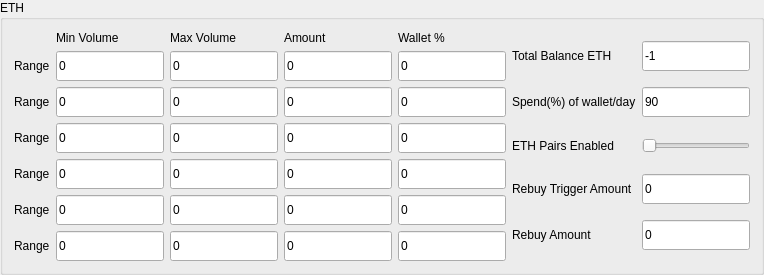
        <widget class="QGroupBox" name="groupBox_7">
         <property name="styleSheet">
          <string notr="true"/>
         </property>
         <property name="title">
          <string>ETH</string>
         </property>
         <layout class="QGridLayout" name="gridLayout_11">
          <item row="0" column="0">
           <layout class="QGridLayout" name="gridLayout_7">
            <item row="1" column="2">
             <widget class="QLineEdit" name="txtRangeMaxEth1">
              <property name="minimumSize">
               <size>
                <width>0</width>
                <height>30</height>
               </size>
              </property>
              <property name="styleSheet">
               <string notr="true"/>
              </property>
              <property name="text">
               <string>0</string>
              </property>
             </widget>
            </item>
            <item row="1" column="1">
             <widget class="QLineEdit" name="txtRangeMinEth1">
              <property name="minimumSize">
               <size>
                <width>0</width>
                <height>30</height>
               </size>
              </property>
              <property name="styleSheet">
               <string notr="true"/>
              </property>
              <property name="text">
               <string>0</string>
              </property>
             </widget>
            </item>
            <item row="4" column="2">
             <widget class="QLineEdit" name="txtRangeMaxEth4">
              <property name="minimumSize">
               <size>
                <width>0</width>
                <height>30</height>
               </size>
              </property>
              <property name="styleSheet">
               <string notr="true"/>
              </property>
              <property name="text">
               <string>0</string>
              </property>
             </widget>
            </item>
            <item row="3" column="0">
             <widget class="QLabel" name="label_41">
              <property name="styleSheet">
               <string notr="true"/>
              </property>
              <property name="text">
               <string>Range</string>
              </property>
             </widget>
            </item>
            <item row="2" column="1">
             <widget class="QLineEdit" name="txtRangeMinEth2">
              <property name="minimumSize">
               <size>
                <width>0</width>
                <height>30</height>
               </size>
              </property>
              <property name="styleSheet">
               <string notr="true"/>
              </property>
              <property name="text">
               <string>0</string>
              </property>
             </widget>
            </item>
            <item row="2" column="2">
             <widget class="QLineEdit" name="txtRangeMaxEth2">
              <property name="minimumSize">
               <size>
                <width>0</width>
                <height>30</height>
               </size>
              </property>
              <property name="styleSheet">
               <string notr="true"/>
              </property>
              <property name="text">
               <string>0</string>
              </property>
             </widget>
            </item>
            <item row="2" column="3">
             <widget class="QLineEdit" name="txtRangeAmountEth2">
              <property name="minimumSize">
               <size>
                <width>0</width>
                <height>30</height>
               </size>
              </property>
              <property name="styleSheet">
               <string notr="true"/>
              </property>
              <property name="text">
               <string>0</string>
              </property>
              <property name="readOnly">
               <bool>true</bool>
              </property>
             </widget>
            </item>
            <item row="3" column="1">
             <widget class="QLineEdit" name="txtRangeMinEth3">
              <property name="minimumSize">
               <size>
                <width>0</width>
                <height>30</height>
               </size>
              </property>
              <property name="styleSheet">
               <string notr="true"/>
              </property>
              <property name="text">
               <string>0</string>
              </property>
             </widget>
            </item>
            <item row="3" column="2">
             <widget class="QLineEdit" name="txtRangeMaxEth3">
              <property name="minimumSize">
               <size>
                <width>0</width>
                <height>30</height>
               </size>
              </property>
              <property name="styleSheet">
               <string notr="true"/>
              </property>
              <property name="text">
               <string>0</string>
              </property>
             </widget>
            </item>
            <item row="3" column="3">
             <widget class="QLineEdit" name="txtRangeAmountEth3">
              <property name="minimumSize">
               <size>
                <width>0</width>
                <height>30</height>
               </size>
              </property>
              <property name="styleSheet">
               <string notr="true"/>
              </property>
              <property name="text">
               <string>0</string>
              </property>
              <property name="readOnly">
               <bool>true</bool>
              </property>
             </widget>
            </item>
            <item row="4" column="3">
             <widget class="QLineEdit" name="txtRangeAmountEth4">
              <property name="minimumSize">
               <size>
                <width>0</width>
                <height>30</height>
               </size>
              </property>
              <property name="styleSheet">
               <string notr="true"/>
              </property>
              <property name="text">
               <string>0</string>
              </property>
              <property name="readOnly">
               <bool>true</bool>
              </property>
             </widget>
            </item>
            <item row="4" column="4">
             <widget class="QLineEdit" name="txtRangePercEth4">
              <property name="minimumSize">
               <size>
                <width>0</width>
                <height>30</height>
               </size>
              </property>
              <property name="styleSheet">
               <string notr="true"/>
              </property>
              <property name="text">
               <string>0</string>
              </property>
             </widget>
            </item>
            <item row="4" column="0">
             <widget class="QLabel" name="label_42">
              <property name="styleSheet">
               <string notr="true"/>
              </property>
              <property name="text">
               <string>Range</string>
              </property>
             </widget>
            </item>
            <item row="5" column="2">
             <widget class="QLineEdit" name="txtRangeMaxEth5">
              <property name="minimumSize">
               <size>
                <width>0</width>
                <height>30</height>
               </size>
              </property>
              <property name="styleSheet">
               <string notr="true"/>
              </property>
              <property name="text">
               <string>0</string>
              </property>
             </widget>
            </item>
            <item row="6" column="4">
             <widget class="QLineEdit" name="txtRangePercEth6">
              <property name="minimumSize">
               <size>
                <width>0</width>
                <height>30</height>
               </size>
              </property>
              <property name="styleSheet">
               <string notr="true"/>
              </property>
              <property name="text">
               <string>0</string>
              </property>
             </widget>
            </item>
            <item row="5" column="4">
             <widget class="QLineEdit" name="txtRangePercEth5">
              <property name="minimumSize">
               <size>
                <width>0</width>
                <height>30</height>
               </size>
              </property>
              <property name="styleSheet">
               <string notr="true"/>
              </property>
              <property name="text">
               <string>0</string>
              </property>
             </widget>
            </item>
            <item row="5" column="3">
             <widget class="QLineEdit" name="txtRangeAmountEth5">
              <property name="minimumSize">
               <size>
                <width>0</width>
                <height>30</height>
               </size>
              </property>
              <property name="styleSheet">
               <string notr="true"/>
              </property>
              <property name="text">
               <string>0</string>
              </property>
              <property name="readOnly">
               <bool>true</bool>
              </property>
             </widget>
            </item>
            <item row="6" column="3">
             <widget class="QLineEdit" name="txtRangeAmountEth6">
              <property name="minimumSize">
               <size>
                <width>0</width>
                <height>30</height>
               </size>
              </property>
              <property name="styleSheet">
               <string notr="true"/>
              </property>
              <property name="text">
               <string>0</string>
              </property>
              <property name="readOnly">
               <bool>true</bool>
              </property>
             </widget>
            </item>
            <item row="6" column="2">
             <widget class="QLineEdit" name="txtRangeMaxEth6">
              <property name="minimumSize">
               <size>
                <width>0</width>
                <height>30</height>
               </size>
              </property>
              <property name="styleSheet">
               <string notr="true"/>
              </property>
              <property name="text">
               <string>0</string>
              </property>
             </widget>
            </item>
            <item row="5" column="1">
             <widget class="QLineEdit" name="txtRangeMinEth5">
              <property name="minimumSize">
               <size>
                <width>0</width>
                <height>30</height>
               </size>
              </property>
              <property name="styleSheet">
               <string notr="true"/>
              </property>
              <property name="text">
               <string>0</string>
              </property>
             </widget>
            </item>
            <item row="6" column="0">
             <widget class="QLabel" name="label_43">
              <property name="styleSheet">
               <string notr="true"/>
              </property>
              <property name="text">
               <string>Range</string>
              </property>
             </widget>
            </item>
            <item row="6" column="1">
             <widget class="QLineEdit" name="txtRangeMinEth6">
              <property name="minimumSize">
               <size>
                <width>0</width>
                <height>30</height>
               </size>
              </property>
              <property name="styleSheet">
               <string notr="true"/>
              </property>
              <property name="text">
               <string>0</string>
              </property>
             </widget>
            </item>
            <item row="5" column="0">
             <widget class="QLabel" name="label_44">
              <property name="styleSheet">
               <string notr="true"/>
              </property>
              <property name="text">
               <string>Range</string>
              </property>
             </widget>
            </item>
            <item row="1" column="0">
             <widget class="QLabel" name="label_45">
              <property name="styleSheet">
               <string notr="true"/>
              </property>
              <property name="text">
               <string>Range</string>
              </property>
             </widget>
            </item>
            <item row="2" column="0">
             <widget class="QLabel" name="label_46">
              <property name="styleSheet">
               <string notr="true"/>
              </property>
              <property name="text">
               <string>Range</string>
              </property>
             </widget>
            </item>
            <item row="1" column="3">
             <widget class="QLineEdit" name="txtRangeAmountEth1">
              <property name="minimumSize">
               <size>
                <width>0</width>
                <height>30</height>
               </size>
              </property>
              <property name="styleSheet">
               <string notr="true"/>
              </property>
              <property name="text">
               <string>0</string>
              </property>
              <property name="readOnly">
               <bool>true</bool>
              </property>
             </widget>
            </item>
            <item row="0" column="3">
             <widget class="QLabel" name="label_47">
              <property name="styleSheet">
               <string notr="true"/>
              </property>
              <property name="frameShadow">
               <enum>QFrame::Plain</enum>
              </property>
              <property name="lineWidth">
               <number>6</number>
              </property>
              <property name="text">
               <string>Amount</string>
              </property>
             </widget>
            </item>
            <item row="0" column="1">
             <widget class="QLabel" name="label_48">
              <property name="styleSheet">
               <string notr="true"/>
              </property>
              <property name="text">
               <string>Min Volume</string>
              </property>
             </widget>
            </item>
            <item row="0" column="2">
             <widget class="QLabel" name="label_49">
              <property name="styleSheet">
               <string notr="true"/>
              </property>
              <property name="text">
               <string>Max Volume</string>
              </property>
             </widget>
            </item>
            <item row="2" column="4">
             <widget class="QLineEdit" name="txtRangePercEth2">
              <property name="minimumSize">
               <size>
                <width>0</width>
                <height>30</height>
               </size>
              </property>
              <property name="styleSheet">
               <string notr="true"/>
              </property>
              <property name="text">
               <string>0</string>
              </property>
             </widget>
            </item>
            <item row="1" column="4">
             <widget class="QLineEdit" name="txtRangePercEth1">
              <property name="minimumSize">
               <size>
                <width>0</width>
                <height>30</height>
               </size>
              </property>
              <property name="styleSheet">
               <string notr="true"/>
              </property>
              <property name="text">
               <string>0</string>
              </property>
             </widget>
            </item>
            <item row="0" column="4">
             <widget class="QLabel" name="label_50">
              <property name="styleSheet">
               <string notr="true"/>
              </property>
              <property name="text">
               <string>Wallet %</string>
              </property>
             </widget>
            </item>
            <item row="3" column="4">
             <widget class="QLineEdit" name="txtRangePercEth3">
              <property name="minimumSize">
               <size>
                <width>0</width>
                <height>30</height>
               </size>
              </property>
              <property name="styleSheet">
               <string notr="true"/>
              </property>
              <property name="text">
               <string>0</string>
              </property>
             </widget>
            </item>
            <item row="4" column="1">
             <widget class="QLineEdit" name="txtRangeMinEth4">
              <property name="minimumSize">
               <size>
                <width>0</width>
                <height>30</height>
               </size>
              </property>
              <property name="styleSheet">
               <string notr="true"/>
              </property>
              <property name="text">
               <string>0</string>
              </property>
             </widget>
            </item>
           </layout>
          </item>
          <item row="0" column="1">
           <layout class="QGridLayout" name="gridLayout_3">
            <item row="0" column="0">
             <widget class="QLabel" name="totalBalanceBTCLabel_5">
              <property name="styleSheet">
               <string notr="true"/>
              </property>
              <property name="text">
               <string>Total Balance ETH</string>
              </property>
             </widget>
            </item>
            <item row="0" column="1">
             <widget class="QLineEdit" name="txtTotalBalanceEth">
              <property name="minimumSize">
               <size>
                <width>0</width>
                <height>30</height>
               </size>
              </property>
              <property name="styleSheet">
               <string notr="true"/>
              </property>
              <property name="text">
               <string>-1</string>
              </property>
              <property name="readOnly">
               <bool>true</bool>
              </property>
             </widget>
            </item>
            <item row="1" column="0">
             <widget class="QLabel" name="spendOfWalletDayLabel_5">
              <property name="styleSheet">
               <string notr="true"/>
              </property>
              <property name="text">
               <string>Spend(%) of wallet/day</string>
              </property>
             </widget>
            </item>
            <item row="1" column="1">
             <widget class="QLineEdit" name="txtSpendPercentageEth">
              <property name="minimumSize">
               <size>
                <width>0</width>
                <height>30</height>
               </size>
              </property>
              <property name="styleSheet">
               <string notr="true"/>
              </property>
              <property name="text">
               <string>90</string>
              </property>
             </widget>
            </item>
            <item row="2" column="0">
             <widget class="QLabel" name="bTCPairsEnabledLabel_5">
              <property name="styleSheet">
               <string notr="true"/>
              </property>
              <property name="text">
               <string>ETH Pairs Enabled</string>
              </property>
             </widget>
            </item>
            <item row="2" column="1">
             <widget class="QSlider" name="drpTradingEnabledEth">
              <property name="minimumSize">
               <size>
                <width>80</width>
                <height>25</height>
               </size>
              </property>
              <property name="maximum">
               <number>5</number>
              </property>
              <property name="singleStep">
               <number>5</number>
              </property>
              <property name="pageStep">
               <number>5</number>
              </property>
              <property name="orientation">
               <enum>Qt::Horizontal</enum>
              </property>
             </widget>
            </item>
            <item row="3" column="0">
             <widget class="QLabel" name="asddLabel">
              <property name="styleSheet">
               <string notr="true"/>
              </property>
              <property name="text">
               <string>Rebuy Trigger Amount</string>
              </property>
             </widget>
            </item>
            <item row="3" column="1">
             <widget class="QLineEdit" name="txtRebuyTriggerAmountEth">
              <property name="minimumSize">
               <size>
                <width>0</width>
                <height>30</height>
               </size>
              </property>
              <property name="styleSheet">
               <string notr="true"/>
              </property>
              <property name="text">
               <string>0</string>
              </property>
             </widget>
            </item>
            <item row="4" column="0">
             <widget class="QLabel" name="asdaaLabel">
              <property name="styleSheet">
               <string notr="true"/>
              </property>
              <property name="text">
               <string>Rebuy Amount</string>
              </property>
             </widget>
            </item>
            <item row="4" column="1">
             <widget class="QLineEdit" name="txtRebuyAmountEth">
              <property name="minimumSize">
               <size>
                <width>0</width>
                <height>30</height>
               </size>
              </property>
              <property name="styleSheet">
               <string notr="true"/>
              </property>
              <property name="text">
               <string>0</string>
              </property>
             </widget>
            </item>
           </layout>
          </item>
         </layout>
        </widget>
